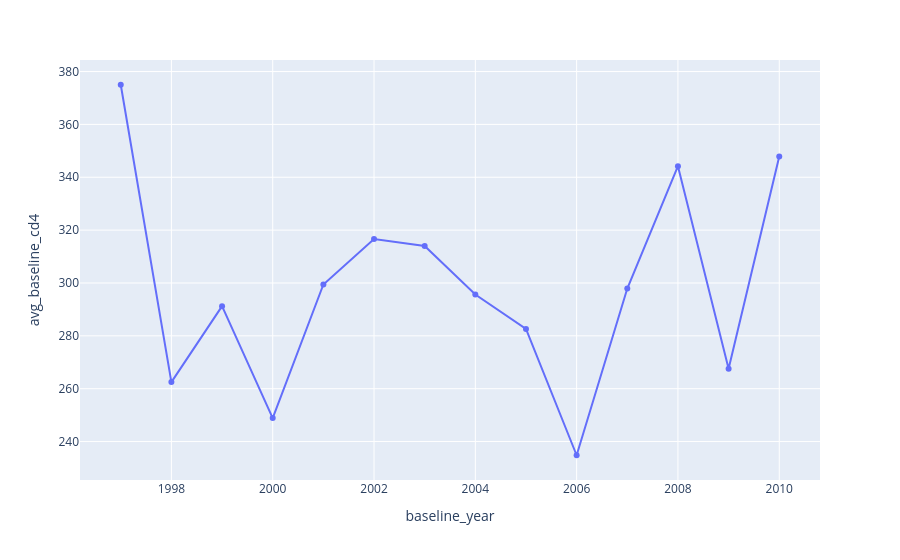

Notebook code for this chart:
### Code cell
sql = """
select
    baseline_year,
    avg(baseline_cd4) as avg_baseline_cd4
from hivdb_tce.dashboard_unfiltered
where baseline_year is not null
  and baseline_cd4 is not null
group by baseline_year
order by baseline_year
"""

df = wr.athena.read_sql_query(
    sql=sql,
    database="hivdb_tce",
    boto3_session=session,
    s3_output="s3://hiv-data-022784797781/athena-results/"
)

fig = px.line(
    df,
    x="baseline_year",
    y="avg_baseline_cd4",
    markers=True
)

fig.show()
fig.write_image("baseline_cd4_vs_baseline_year_line.png")

### Figure 1 — Plotly figure (JSON) as saved in the notebook; plotly's stock layout.template omitted (floating-point values rounded to 4 significant figures)
{"data": [{"hovertemplate": "baseline_year=%{x}<br>avg_baseline_cd4=%{y}<extra></extra>", "legendgroup": "", "line": {"color": "#636efa", "dash": "solid"}, "marker": {"symbol": "circle"}, "mode": "lines+markers", "name": "", "orientation": "v", "showlegend": false, "type": "scatter", "x": [1997, 1998, 1999, 2000, 2001, 2002, 2003, 2004, 2005, 2006, 2007, 2008, 2009, 2010], "xaxis": "x", "y": [375.0, 262.5, 291.2, 248.9, 299.4, 316.6, 314.0, 295.6, 282.6, 234.8, 297.9, 344.2, 267.5, 347.8], "yaxis": "y"}], "layout": {"legend": {"tracegroupgap": 0}, "margin": {"t": 60}, "xaxis": {"anchor": "y", "domain": [0, 1], "title": {"text": "baseline_year"}}, "yaxis": {"anchor": "x", "domain": [0, 1], "title": {"text": "avg_baseline_cd4"}}}}
